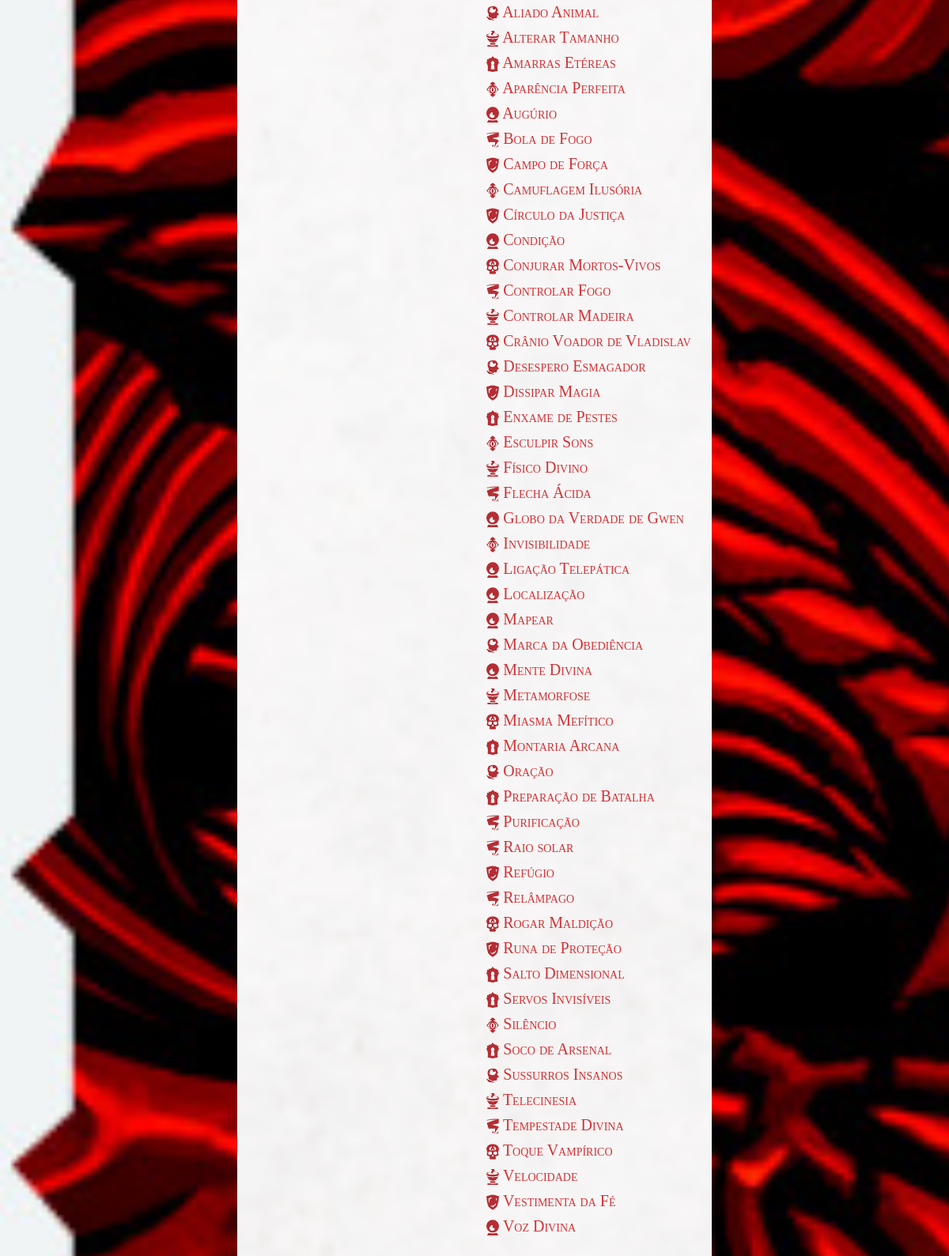
/ (middle part), run on an earlier commit of the app's database.
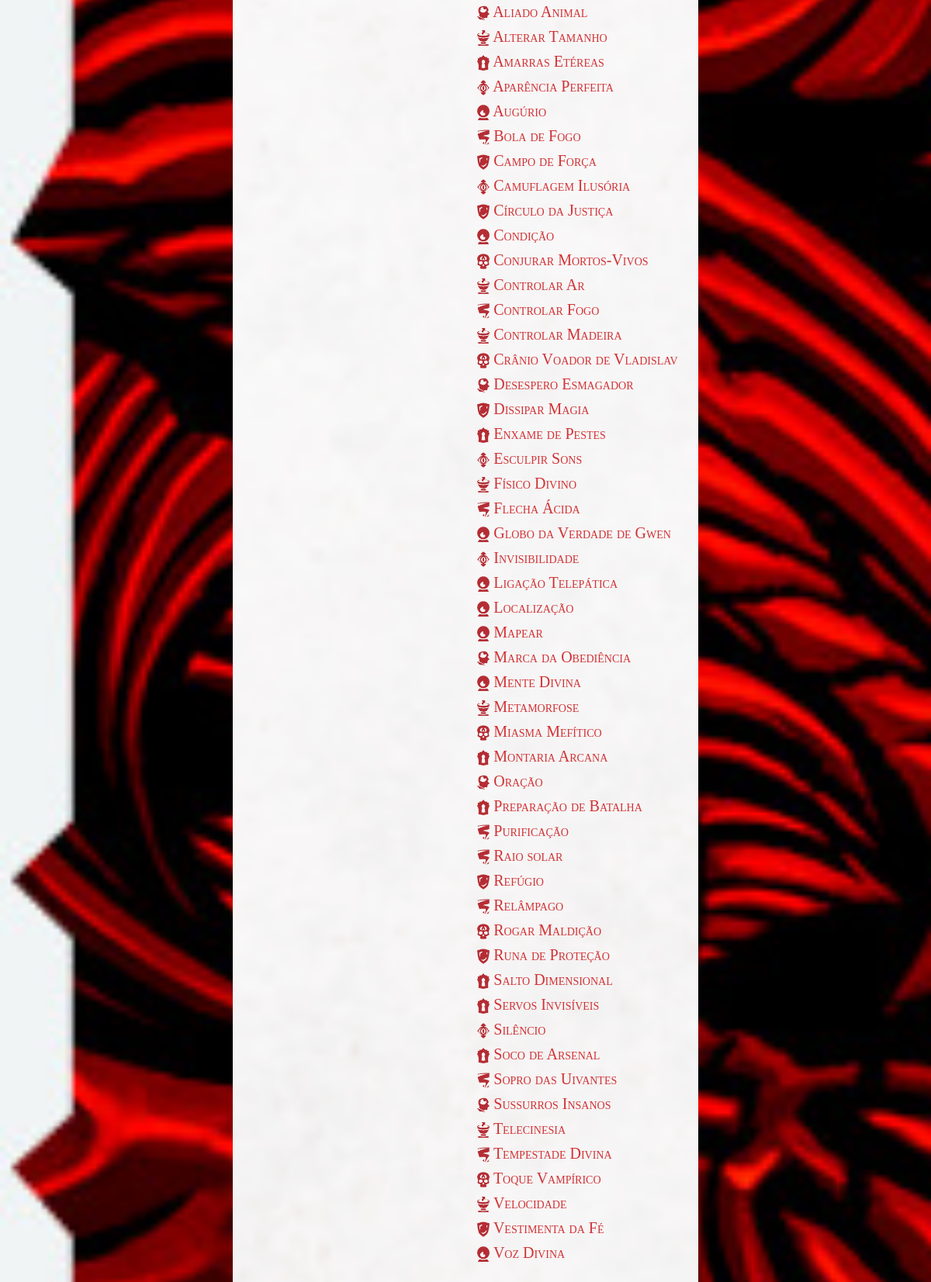
And on a later commit of the database.
### spell/models.py (models this page shows, shortened)
class Spell(models.Model):
    name = models.TextField()
    sorting_name = models.TextField(blank=True)
    image = models.ImageField(upload_to='spell/images', blank=True)
    SPELL_TYPE_CHOICES = [
        ('AR', 'Arcana'),
        ('DI', 'Divina'),
        ('UN', 'Universal'),
    ]
    spell_type = models.CharField(
        max_length=2,
        choices=SPELL_TYPE_CHOICES,
        default='AR',
    )
    SCHOOL_CHOICES = [
        ('AB', 'Abjuração'),
        ('AD', 'Advinhação'),
        ('CO', 'Convocação'),
        ('EN', 'Encantamento'),
        ('EV', 'Evocação'),
        ('IL', 'Ilusão'),
        ('NE', 'Necromancia'),
        ('TR', 'Transmutação'),
    ]
    school = models.CharField(
        max_length=2,
        choices=SCHOOL_CHOICES,
        default='AB',
    )
    CIRCLE_CHOICES = [
        ('1', 1),
        ('2', 2),
        ('3', 3),
        ('4', 4),
        ('5', 5),
    ]
    circle = models.CharField(
        max_length=1,
        choices=CIRCLE_CHOICES,
        default=1,
    )
    execution = models.TextField()
    range = models.TextField()
    target_area_effect = models.TextField()
    duration = models.TextField()
    resistance = models.TextField(blank=True)
    description = models.TextField(default='')
    enhancements = models.ManyToManyField(to=Enhancement, related_name='spell', blank=True)
    short_description = models.CharField(max_length=100, blank=True)
    book_magazine = models.CharField(max_length=100, blank=True)
    user = models.ForeignKey(User, on_delete=models.CASCADE, null=True)

### spell/views.py (the view, shortened to what this page needs)
# urls.py: path('', views.spell_page, name='spells_page'),
def spell_page(request):
    user_grimoires = False
    rip = False
    if request.user.is_authenticated:
        user_grimoires = Grimoire.objects.filter(user=request.user).all().order_by('name')
        Lagrimas = ['Kasu','eduardo_marques1','EichelbaumElvis','silquelado', 'gionin@terra.com.br']
        if request.user.get_username() in Lagrimas:
            rip = True
    if request.method == 'GET':
        query = Q()
        query &= Q()
        type_filters = ['AR', 'DI', 'UN']
        school_filters = ['AB', 'AD', 'CO', 'EN', 'EV', 'IL', 'NE', 'TR']
        for key, value in request.GET.items():
            if value != '':
                if 'type' in key and value != '':
                    if any(value in s for s in type_filters):
                        query |= Q(spell_type__icontains=value)
        spells = Spell.objects.filter(query).order_by('sorting_name')
        query = Q()
        spells = spells.filter(query).order_by('sorting_name').distinct()
        origins = []
        for spell in spells:
            spell_origin = spell.book_magazine
            if spell_origin not in origins:
                origins.append(spell_origin)
        return render(request, 'spell/spells_page.html', {'spells': spells,
                                                          'circles': ['1', '2', '3', '4', '5'],
                                                          'user_grimoires': user_grimoires,
                                                          'origins': origins,
                                                          'rip': rip,
                                                          })

### spell/templates/spell/spells_page.html (shortened to what this page needs)
{% extends './spell_base.html' %}
{% block content %}
<div class="container-fluid" >
    <div class="row">
        <div class="col-md-12">
            <div class="row">
                <div class="col-md-3"></div>
                <div class="col-md-3 bg_image">
                </div>
                <div class="col-md-3 bg_image" style="padding-top: 15px;padding-bottom: 15px;padding-left:15px;padding-right:15px">
                    {% load static %}
                    <form action="{% url 'grimoire:add_spells' %}" method="POST">
                        {% for c in circles %}
                        <br>
                        <div class="dropdown-container">
                            {% for spell in spells %}
                            {% if spell.circle == c %}
                            <a href="{% url 'spell:spell_details' spell.id %}" style="text-decoration: none">
                                <h5>
                                    {% if spell.school == 'AD'%}
                                    {% with 'img/'|add:'divination.png' as path %}
                                    <img src="{% static path %}" style="height:1em;vertical-align:sub">
                                    {% endwith %}
                                    {% else %}
                                    {% with 'img/'|add:spell.school|add:'.png' as path %}
                                    <img src="{% static path %}" style="height:1em;vertical-align:sub">
                                    {% endwith %}
                                    {% endif %}
                                    {{ spell.name }}
                                </h5>
                            </a>
                            {% endif %}
                            {% endfor %}
                        </div>
                        {% endfor %}
                    </form>
                </div>
                <div class="col-md-3"></div>
            </div>
        </div>
    </div>
</div>
{% endblock %}

What changed in the data, as far as the page shows it:
added Spell: name "Controlar Ar"
added Spell: name "Sopro das Uivantes"
